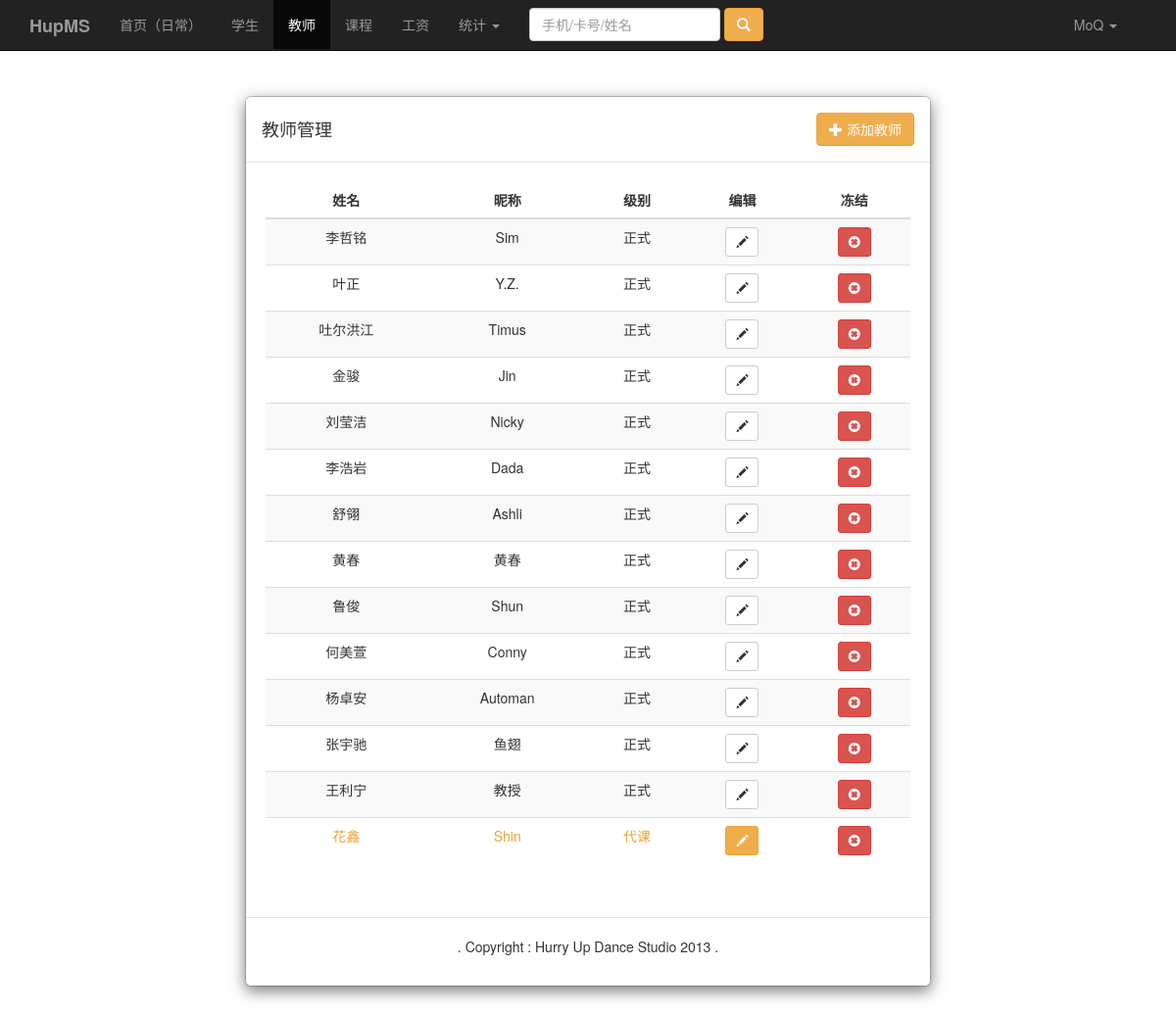
Screenshot of /teacher.php (signed in) with the database file from the repository.
### tables this page shows
CREATE TABLE IF NOT EXISTS `hupms_teacher` (
  `Id` int(11) NOT NULL AUTO_INCREMENT,
  `Name` varchar(255) DEFAULT NULL,
  `Nickname` varchar(255) DEFAULT NULL,
  `Tel` varchar(255) DEFAULT NULL,
  `Mail` varchar(255) DEFAULT NULL,
  `Level` int(11) DEFAULT NULL,
  `Identity` varchar(255) DEFAULT NULL,
  `Intro` text,
  `Del` int(11) DEFAULT NULL,
  PRIMARY KEY (`Id`)
);

### teacher.php (the view, shortened to what this page needs)
<!DOCTYPE html>
<html lang="en">
  <?php include("include_head.php"); ?>
  <body>
    <?php include("include_nav.php"); ?>
    <div class="container">
      <div class="modal-dialog">
        <div class="modal-content">
          <div class="modal-header">
            <table width="100%">
              <tr>
                <td>
                  <h4 class="modal-title">教师管理</h4>
                </td>
                <td align="right">
                  <a href="teacher_add.php" class="btn btn-warning">
                    <span class="glyphicon glyphicon-plus"></span>
                    <span>添加教师</span>
                  </a>
                </td>
              </tr>
            </table>
          </div>
          <div class="modal-body">
            <table class="table table-striped text-center">
              <thead>
                <tr>
                  <th class="text-center">姓名</th>
                  <th class="text-center hidden-xs">昵称</th>
                  <th class="text-center hidden-xs">级别</th>
                  <th class="text-center ">编辑</th>
                  <th class="text-center ">冻结</th>
                </tr>
              </thead>
              <tbody>
                <?php
                  $sql="select * from hupms_teacher where Level=1 and Del=0;";
                  $result=mysql_query($sql);
                  while($rs=mysql_fetch_object($result)){
                ?>
                <tr>
                  <td ><?php echo $rs->Name;?></td>
                  <td class="hidden-xs"><?php echo $rs->Nickname;?></td>
                  <td class="hidden-xs">正式</td>
                  <td>
                    <a class="btn btn-default btn-sm" href="teacher_update.php?id=<?php echo $rs->Id;?>">
                      <span class="glyphicon glyphicon-pencil"></span>
                    </a>
                  </td>
                  <td>
                    <a class="btn btn-danger btn-sm" href="#" onClick="confirmDelete(<?php echo $rs->Id;?>,'<?php echo $rs->Name;?>')">
                      <span class="glyphicon glyphicon-remove-sign"></span>
                    </a>
                  </td>
                </tr>
                <?php
                  }
                  $sql="select * from hupms_teacher where Level=2 and Del=0;";
                  $result=mysql_query($sql);
                  while($rs=mysql_fetch_object($result)){
                ?>
                <tr>
                  <td style="color:#eea236;"><?php echo $rs->Name;?></td>
                  <td class="hidden-xs" style="color:#eea236;"><?php echo $rs->Nickname;?></td>
                  <td class="hidden-xs" style="color:#eea236;">代课</td>
                  <td>
                    <a class="btn btn-warning btn-sm" href="teacher_update.php?id=<?php echo $rs->Id;?>">
                      <span class="glyphicon glyphicon-pencil"></span>
                    </a>
                  </td>
                  <td>
                    <a class="btn btn-danger btn-sm" href="#" onClick="confirmDelete(<?php echo $rs->Id;?>,'<?php echo $rs->Name;?>')">
                      <span class="glyphicon glyphicon-remove-sign"></span>
                    </a>
                  </td>
                </tr>
                <?php
                  }
                ?>
              </tbody>
            </table>
          </div>
          <div class="modal-footer">
            <p class="text-center">. Copyright : Hurry Up Dance Studio 2013 .</p>
          </div>
        </div>
      </div>
    </div>
  </body>
</html>

### css/hup.css (style rules this page uses)
body { padding-top: 68px; }
a { color:#000000; }

### rows the page displays
hupms_teacher: Name "李哲铭", Nickname "Sim"
hupms_teacher: Name "叶正", Nickname "Y.Z."
hupms_teacher: Name "吐尔洪江", Nickname "Timus"
hupms_teacher: Name "金骏", Nickname "Jin"
hupms_teacher: Name "刘莹洁", Nickname "Nicky"
hupms_teacher: Name "李浩岩", Nickname "Dada"
hupms_teacher: Name "舒翎", Nickname "Ashli"
hupms_teacher: Name "黄春", Nickname "黄春"
hupms_teacher: Name "鲁俊", Nickname "Shun"
hupms_teacher: Name "何美萱", Nickname "Conny"
hupms_teacher: Name "杨卓安", Nickname "Automan"
hupms_teacher: Name "张宇驰", Nickname "鱼翅"
hupms_teacher: Name "王利宁", Nickname "教授"
hupms_teacher: Name "花鑫", Nickname "Shin"

### other values shown
$_COOKIE["Name"] "MoQ"
